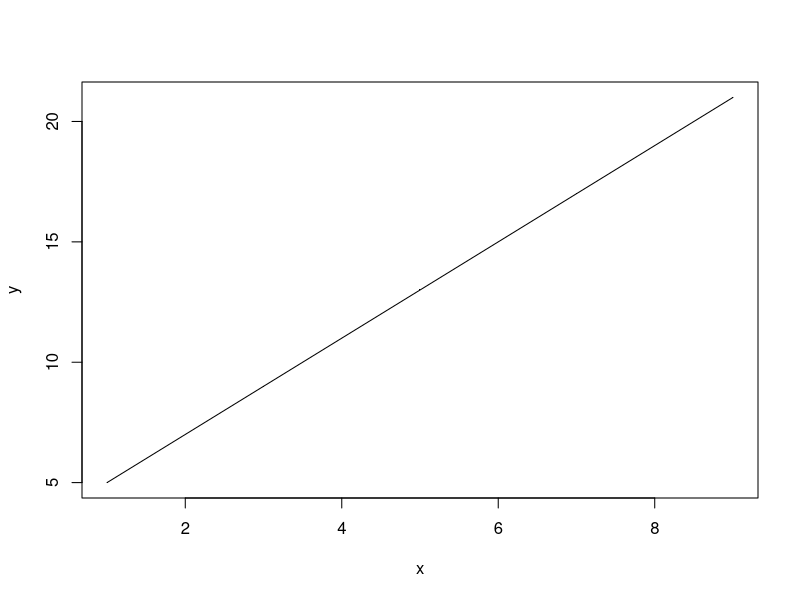
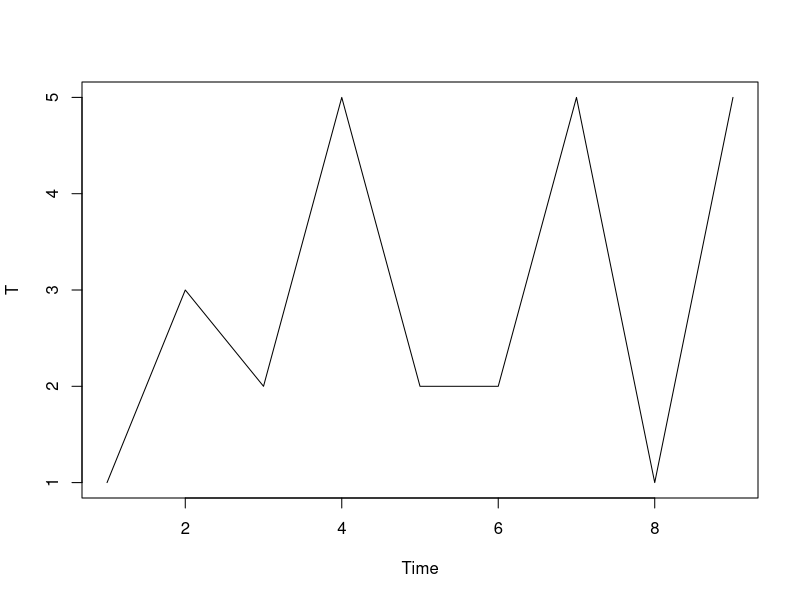
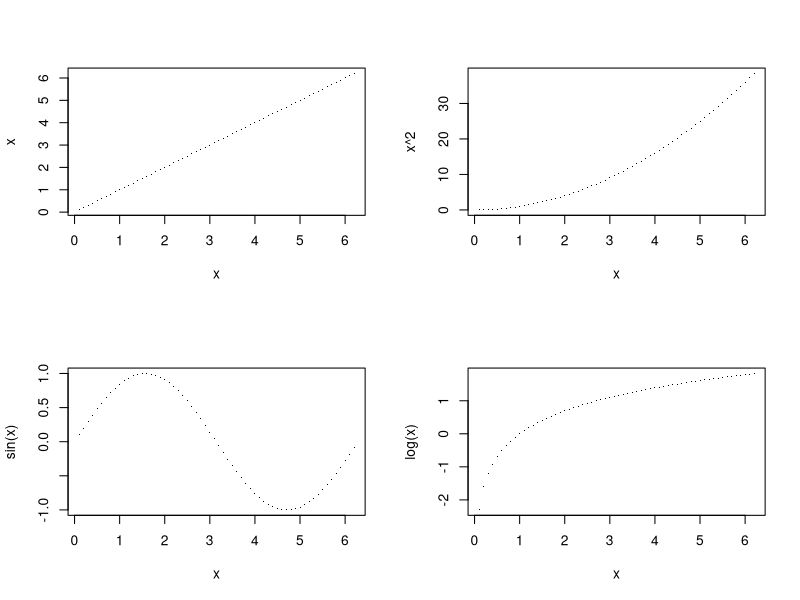

The R script that drew these images, in order:
## ---- chunk 1
a=102
#a is actually a vector and I can actually do vector operations on a. (different than python). R can be vague in data type(also convenient). It will automatically change the object type according to your operations.
#e.g.: I can access a by a[1]. I can check it's length by length(a). If you do this in python you'll get an error.
print(a)
typeof(a) #R automatically uses double to store values.
a=as.integer(a) #change the type of a. (mode(a)="integer")
typeof(a)

#The two most common numeric classes used in R are integer and double (for double precision floating point numbers). R automatically converts between these two classes when needed for mathematical purposes. As a result, it's feasible to use R and perform analyses for years without specifying these differences.
## ---- chunk 2
b="103" #use quotation mark to indicate string
print(b)
typeof(b)
b=as.numeric(b)
print(b)
## ---- chunk 3
c=TRUE
print(c)
print(!c)
typeof(c)
## ---- chunk 4
d=factor(c(1.1,2.2))
print(d)
typeof(d)
class(d)
## ---- chunk 5
e=NaN#impossible values
typeof(e)
f=NA#missing values
typeof(f)
g=NULL
typeof(g)
## ---- chunk 6
v=c(1,2,3,4,5,6,7,8,9)
v=1:9
v
v[1]#Indexing in R starts at 1 instead of 0.
length(v)
#concatenate vectors:
c(v,10)
vv=c(c(1 ,2,3),c("Bob","Jack","Mary"))#when concatenating different types of vectors, the data type will change, so be careful.
print(vv)
## ---- chunk 7
M=matrix(c(1:8,8),3,3)
M
dim(M)#shape of M
M[3,3]#access an element of M

## ---- chunk 8
hh=as.data.frame(matrix(vv,3,2),col.names=c("ID","Gender"))
colnames(hh)=c("ID","name")
hh
## ---- chunk 9
seq(1,100,2)#series with fixed increments.
rep(1,100)#repetition of numbers

rnorm(100)#random sample generation.
rnorm(100,0,2)
#since the generating process is random, if we run the following command twice, we'll get two different sequence of data.
rnorm(10)
rnorm(10)

#However, by setting seed to a fixed number, you'll get exact same output even when you want to generate random data.(This is useful for checking correctness of your program. For example, we can provide the output from a certain seed and you can set seed to that specific number and check if your output matches the correct one.)
set.seed(1)
rnorm(10)
set.seed(1)
rnorm(10)
## ---- chunk 10
x=seq(1,10,2)
y=2*x+3
plot.new()
plot(x,y,pch=".")
lines(x,y)
LM=lm(y~x) #LM is an object
LM$coefficients
##plot(LM)
## ---- chunk 11
t=c(1,3,2,5,2,2,5,1,5)
T=ts(t)#T is a time series object.
plot(T)
## ---- chunk 12
x = seq(0.1,2*pi,0.1)
par(mfrow=c(2,2))
plot(x,x,pch=".")
plot(x,x^2,pch=".")
plot(x,sin(x),pch=".")
plot(x,log(x),pch=".")
## ---- chunk 13
addition=function(x,y){
  return(x+y)
}
## ---- chunk 14
#another example(useless)
rec=function(a){#find the maximum in a in a recursive way
  if(length(a)==1){
    return (a)
  }
  else{
    return(max(a[1],rec(a[c(2:length(a))])))
  }
}
